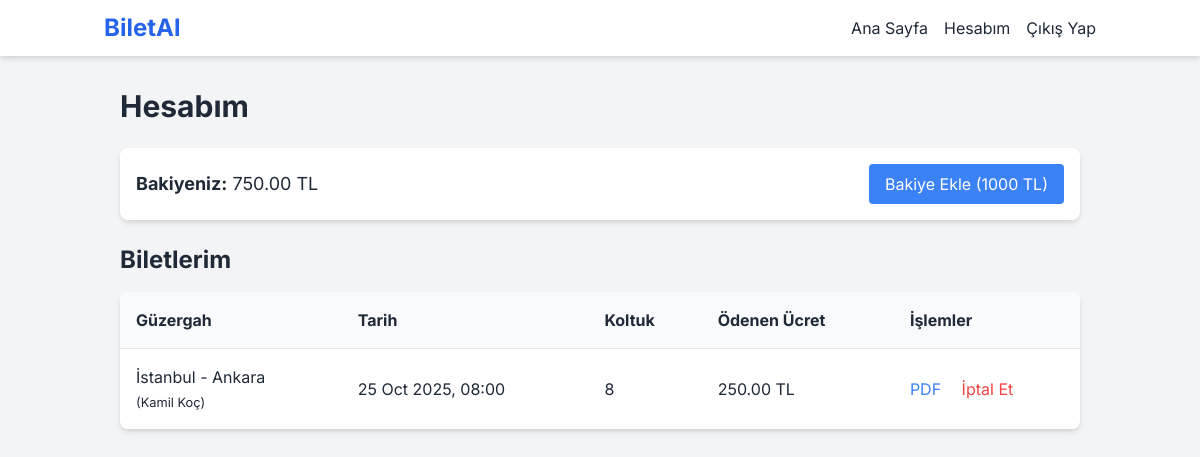
/hesabim.php (signed in), run on the app's committed database.
### tables this page shows
CREATE TABLE users (
                id INTEGER PRIMARY KEY AUTOINCREMENT, fullname TEXT NOT NULL, email TEXT NOT NULL UNIQUE,
                password TEXT NOT NULL, role TEXT NOT NULL DEFAULT 'User', company_id INTEGER,
                balance REAL NOT NULL DEFAULT 0.0, FOREIGN KEY (company_id) REFERENCES companies(id)
            );

CREATE TABLE bookings (
                id INTEGER PRIMARY KEY AUTOINCREMENT, user_id INTEGER NOT NULL, trip_id INTEGER NOT NULL,
                seat_number INTEGER NOT NULL, price_paid REAL NOT NULL, booking_time TEXT DEFAULT CURRENT_TIMESTAMP,
                FOREIGN KEY (user_id) REFERENCES users(id), FOREIGN KEY (trip_id) REFERENCES trips(id)
            );

CREATE TABLE trips (
                id INTEGER PRIMARY KEY AUTOINCREMENT, company_id INTEGER NOT NULL, departure_location TEXT NOT NULL,
                arrival_location TEXT NOT NULL, departure_time TEXT NOT NULL, price REAL NOT NULL,
                seat_count INTEGER NOT NULL, FOREIGN KEY (company_id) REFERENCES companies(id)
            );

CREATE TABLE companies (id INTEGER PRIMARY KEY AUTOINCREMENT, name TEXT NOT NULL UNIQUE, created_at TEXT DEFAULT CURRENT_TIMESTAMP);

### hesabim.php (the view, shortened to what this page needs)
<?php
require_once 'config.php';
$query = $pdo->prepare("SELECT balance FROM users WHERE id = ?");
$query->execute([$_SESSION['user_id']]);
$balance = $query->fetchColumn();
$query = $pdo->prepare("SELECT b.*, t.departure_location, t.arrival_location, t.departure_time, c.name as company_name FROM bookings b JOIN trips t ON b.trip_id = t.id JOIN companies c ON t.company_id = c.id WHERE b.user_id = ? ORDER BY t.departure_time DESC");
$query->execute([$_SESSION['user_id']]);
$bookings = $query->fetchAll();
include 'header.php';
?>
<h1 class="text-3xl font-bold mb-6">Hesabım</h1>
<div class="flex justify-between items-center mb-6 bg-white p-4 rounded-lg shadow-md">
    <p class="text-lg"><strong>Bakiyeniz:</strong> <?php echo number_format($balance, 2); ?> TL</p>
    <form action="hesabim.php" method="POST">
        <button type="submit" name="add_balance" class="bg-blue-500 text-white px-4 py-2 rounded hover:bg-blue-600">Bakiye Ekle (1000 TL)</button>
    </form>
</div>
<h2 class="text-2xl font-bold mb-4">Biletlerim</h2>
<div class="bg-white rounded-lg shadow-md overflow-x-auto">
    <table class="w-full text-left">
        <thead class="bg-gray-50">
           <tr>
               <th class="p-4">Güzergah</th>
               <th class="p-4">Tarih</th>
               <th class="p-4">Koltuk</th>
               <th class="p-4">Ödenen Ücret</th>
               <th class="p-4">İşlemler</th>
           </tr>
        </thead>
        <tbody>
            <?php if (empty($bookings)): ?>
                <tr><td colspan="5" class="p-4 text-center">Hiç biletiniz bulunmuyor.</td></tr>
            <?php else: ?>
                <?php foreach($bookings as $booking): ?>
                <tr class="border-t">
                    <td class="p-4"><?php echo $booking['departure_location'] . ' - ' . $booking['arrival_location']; ?> <br><small>(<?php echo $booking['company_name']; ?>)</small></td>
                    <td class="p-4"><?php echo date('d M Y, H:i', strtotime($booking['departure_time'])); ?></td>
                    <td class="p-4"><?php echo $booking['seat_number']; ?></td>
                    <td class="p-4"><?php echo number_format($booking['price_paid'], 2); ?> TL</td>
                    <td class="p-4">
                         <a href="biletgoruntule.php?booking_id=<?php echo $booking['id']; ?>" class="text-blue-500 hover:underline mr-4" target="_blank">PDF</a>
                         <form action="hesabim.php" method="POST" class="inline" onsubmit="return confirm('Bu bileti iptal etmek istediğinize emin misiniz?');">
                             <button type="submit" name="cancel_booking" class="text-red-500 hover:underline">İptal Et</button>
                         </form>
                    </td>
                </tr>
                <?php endforeach; ?>
            <?php endif; ?>
        </tbody>
    </table>
</div>
<?php require_once 'footer.php'; ?>

### style.css (style rules this page uses)
body { font-family: 'Inter', sans-serif; }

### data on the page
users: balance "750.00"
bookings: trip.departure_location "İstanbul", trip.arrival_location "Ankara", companies.name "Kamil Koç", trip.departure_time "25 Oct 2025, 08:00", seat_number "8", price_paid "250.00"
